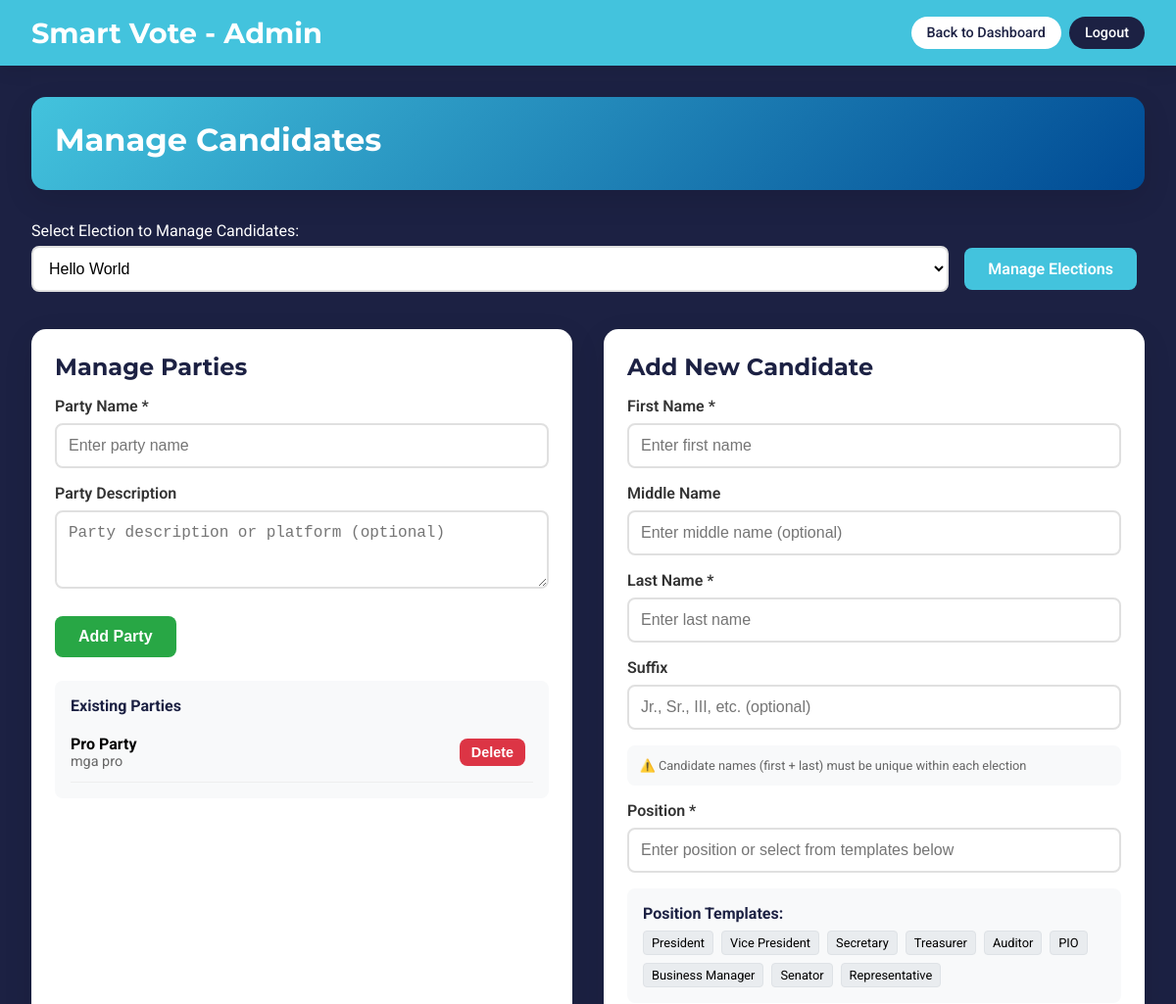
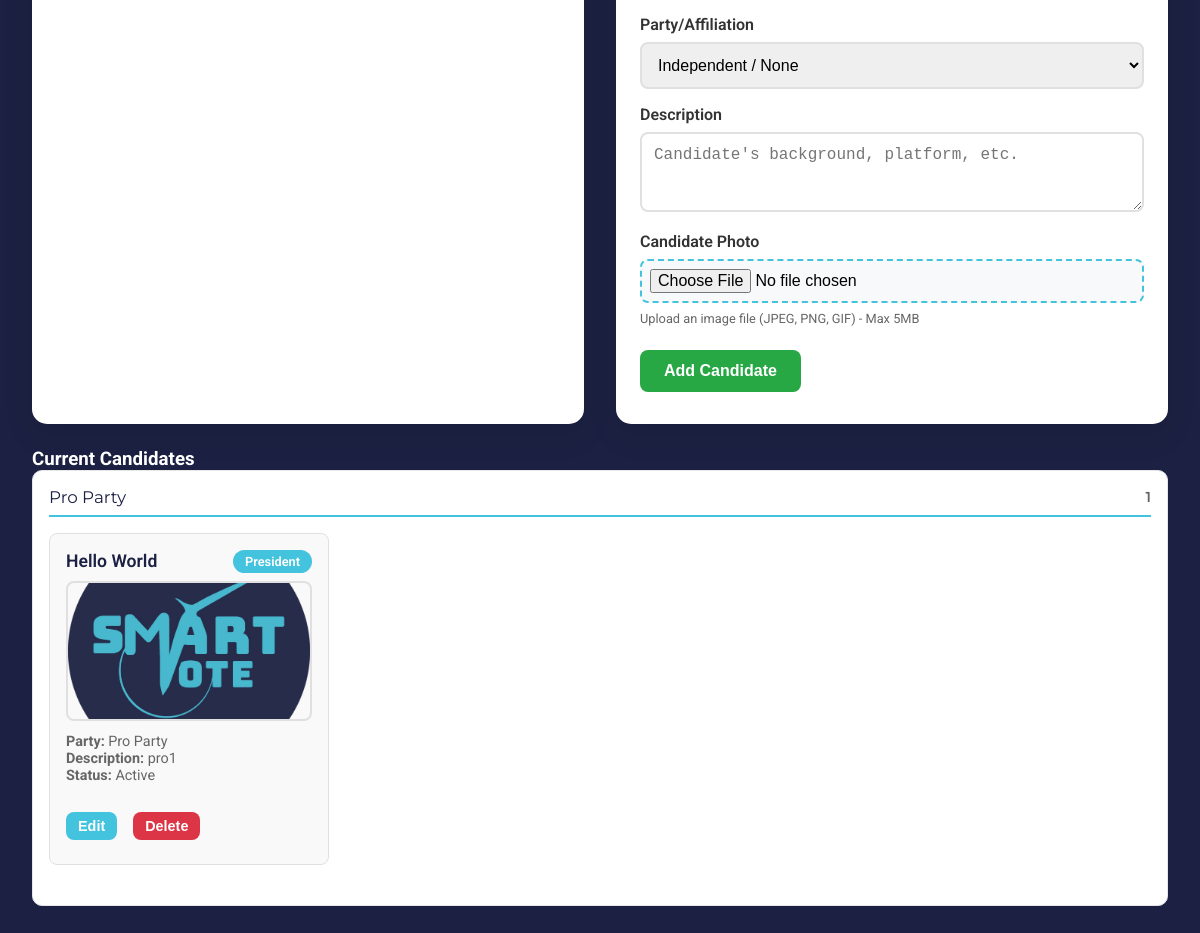
Page /admin_candidates.php?election_id=3 (signed in) on the committed database (2 pictures, top to bottom).
### tables this page shows
CREATE TABLE `parties` (
  `id` int(11) NOT NULL,
  `election_id` int(11) NOT NULL,
  `name` varchar(255) NOT NULL,
  `description` text DEFAULT NULL,
  `created_at` timestamp NOT NULL DEFAULT current_timestamp()
);

CREATE TABLE `candidates` (
  `id` int(11) NOT NULL,
  `election_id` int(11) NOT NULL,
  `first_name` varchar(50) NOT NULL,
  `middle_name` varchar(50) DEFAULT NULL,
  `last_name` varchar(50) NOT NULL,
  `suffix` varchar(10) DEFAULT NULL,
  `description` text DEFAULT NULL,
  `position` varchar(100) NOT NULL,
  `party` varchar(100) DEFAULT NULL,
  `photo` varchar(500) DEFAULT NULL,
  `status` enum('active','withdrawn','disqualified') DEFAULT 'active',
  `created_at` timestamp NOT NULL DEFAULT current_timestamp()
);

### admin_candidates.php (the view, shortened to what the rows shown need)
<?php
require_once 'config/database.php';
require_once 'classes/ElectionManager.php';
$electionManager = new ElectionManager();
$all_elections = $electionManager->getAllElections();
$selected_election_id = isset($_GET['election_id']) ? $_GET['election_id'] : (count($all_elections) > 0 ? $all_elections[0]['id'] : null);
$candidates = $selected_election_id ? $electionManager->getCandidatesByElection($selected_election_id) : [];
$parties = $selected_election_id ? $electionManager->getPartiesByElection($selected_election_id) : [];
?>
<!DOCTYPE html>
<html lang="en">
<head>
</head>
<body>
    <div class="container">
        <div class="page-header">
            <h1>Manage Candidates</h1>
        </div>
        <div id="manageCandidatesSection">
            <div class="content-grid">
            <div class="content-card">
                <?php if ($selected_election_id): ?>
                    <?php if (!empty($parties)): ?>
                        <div style="background: #f8f9fa; padding: 1rem; border-radius: 8px;">
                            <?php foreach ($parties as $party): ?>
                                <div style="display: flex; justify-content: space-between; align-items: center; padding: 0.5rem 0; border-bottom: 1px solid #eee;">
                                    <div>
                                        <strong><?php echo htmlspecialchars($party['name']); ?></strong>
                                        <?php if (!empty($party['description'])): ?>
                                            <div style="color: #666; font-size: 0.9rem;"><?php echo htmlspecialchars($party['description']); ?></div>
                                        <?php endif; ?>
                                    </div>
                                    <form method="POST" onsubmit="return confirm('Delete this party? Candidates referencing it will keep the party name.');">
                                        <button type="submit" class="btn btn-danger btn-small">Delete</button>
                                    </form>
                                </div>
                            <?php endforeach; ?>
                        </div>
                    <?php else: ?>
                        <div class="message info" style="background:#fff3cd;color:#856404;border:1px solid #ffeaa7;">No parties yet. Add one above.</div>
                    <?php endif; ?>
                <?php else: ?>
                    <div style="text-align: center; padding: 2rem; background: #f8f9fa; border-radius: 8px; border: 2px dashed #dee2e6;">
                        <p style="color: #666;">Please select an election first to manage parties.</p>
                    </div>
                <?php endif; ?>
            </div>
            </div>
            <div class="content-card-wide" style="margin-top: 1.5rem; color: white;">
                <?php if ($selected_election_id && !empty($candidates)): ?>
                    <div id="candidatesList">
                        <?php
                        $groupedCandidates = [];
                        foreach ($candidates as $candidate) {
                            $partyKey = !empty($candidate['party']) ? $candidate['party'] : 'Independent';
                            if (!isset($groupedCandidates[$partyKey])) {
                                $groupedCandidates[$partyKey] = [];
                            }
                            $groupedCandidates[$partyKey][] = $candidate;
                        }
                        ?>
                        <?php foreach ($groupedCandidates as $partyName => $group): ?>
                            <div class="party-group">
                                <div class="party-title">
                                    <div><?php echo htmlspecialchars($partyName); ?></div>
                                    <div class="party-count"><?php echo count($group); ?></div>
                                </div>
                                <div class="candidates-row">
                                    <?php foreach ($group as $candidate): ?>
                                        <div class="candidate-item" data-party="<?php echo htmlspecialchars($partyName); ?>">
                                            <div class="candidate-header">
                                                <div class="candidate-name"><?php echo htmlspecialchars($candidate['full_name']); ?></div>
                                                <div class="candidate-position"><?php echo htmlspecialchars($candidate['position']); ?></div>
                                            </div>
                                            <div class="candidate-details">
                                                <?php if ($candidate['photo']): ?>
                                                    <div>
                                                        <img src="<?php echo htmlspecialchars($candidate['photo']); ?>" alt="photo">
                                                    </div>
                                                <?php endif; ?>
                                                <?php if ($candidate['party']): ?>
                                                    <div><strong>Party:</strong> <?php echo htmlspecialchars($candidate['party']); ?></div>
                                                <?php endif; ?>
                                                <?php if ($candidate['description']): ?>
                                                    <div><strong>Description:</strong> <?php echo htmlspecialchars($candidate['description']); ?></div>
                                                <?php endif; ?>
                                                <div><strong>Status:</strong> <?php echo ucfirst($candidate['status']); ?></div>
                                            </div>
                                            <div class="candidate-actions" style="margin-top: 0.75rem;">
                                                <button class="btn btn-secondary btn-small" onclick='editCandidate(<?php echo htmlspecialchars(json_encode($candidate)); ?>)'>Edit</button>
                                                <form method="POST" style="display: inline;" onsubmit="return confirm('Are you sure you want to delete this candidate?')">
                                                    <button type="submit" class="btn btn-danger btn-small">Delete</button>
                                                </form>
                                            </div>
                                        </div>
                                    <?php endforeach; ?>
                                </div>
                            </div>
                        <?php endforeach; ?>
                    </div>
                <?php elseif ($selected_election_id): ?>
                    <p style="color: #666; text-align: center; padding: 2rem;">
                        No candidates found for this election.
                    </p>
                <?php else: ?>
                    <p style="color: #666; text-align: center; padding: 2rem;">
                        Please select an election to view candidates.
                    </p>
                <?php endif; ?>
            </div>
        </div>
    </div>
</body>
</html>

### rows in the picture
parties: name "Pro Party", description "mga pro"
candidates: full_name "Hello World", position "President", photo (picture), party "Pro Party", description "pro1", status "Active"

### other values in the picture
$partyName "Pro Party"
count($group) "1"
form field value "Hello World"
